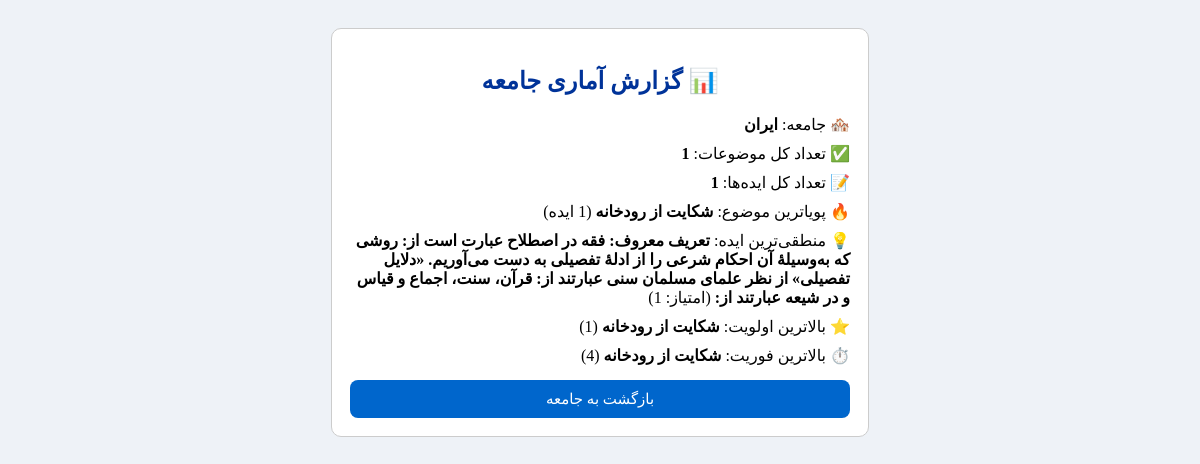
The page /community_stats.php?community_id=20 (signed in) on the database its author committed.
### tables this page shows
CREATE TABLE `communities` (
  `id` int(11) NOT NULL,
  `name` varchar(255) NOT NULL,
  `approach` text NOT NULL,
  `description` text DEFAULT NULL,
  `creator_id` int(11) NOT NULL,
  `members_count` int(11) DEFAULT 0,
  `created_at` timestamp NOT NULL DEFAULT current_timestamp()
);

CREATE TABLE `ideas` (
  `id` int(11) NOT NULL,
  `topic_id` int(11) NOT NULL,
  `user_id` int(11) NOT NULL,
  `content` text NOT NULL,
  `idea_rationality` int(11) DEFAULT 0,
  `created_at` timestamp NOT NULL DEFAULT current_timestamp()
);

CREATE TABLE `topics` (
  `id` int(11) NOT NULL,
  `title` varchar(255) NOT NULL,
  `description` text NOT NULL,
  `community_id` int(11) NOT NULL,
  `created_at` timestamp NOT NULL DEFAULT current_timestamp(),
  `priority` int(11) NOT NULL,
  `urgency` int(11) NOT NULL,
  `deadline` datetime DEFAULT NULL,
  `user_id` int(11) DEFAULT NULL,
  `reasonability` int(11) NOT NULL DEFAULT 0,
  `rationality` int(11) DEFAULT 0,
  `closed` tinyint(1) DEFAULT 0
);

### community_stats.php (the view, shortened to what this page needs)
<?php
include "db.php";
$community_id = isset($_GET['community_id']) ? (int)$_GET['community_id'] : 0;
$community = null;
if($community_id > 0){
    $cstmt = $conn->prepare("SELECT * FROM communities WHERE id=?");
    $cstmt->bind_param("i", $community_id);
    $cstmt->execute();
    $community = $cstmt->get_result()->fetch_assoc();
}
$topics_count_q = $conn->prepare("SELECT COUNT(*) AS total FROM topics WHERE community_id=?");
$topics_count_q->bind_param("i", $community_id);
$topics_count_q->execute();
$topics_count_res = $topics_count_q->get_result()->fetch_assoc();
$topics_count = (int)$topics_count_res['total'];
$ideas_count_q = $conn->prepare("SELECT COUNT(*) AS total FROM ideas i INNER JOIN topics t ON i.topic_id=t.id WHERE t.community_id=?");
$ideas_count_q->bind_param("i", $community_id);
$ideas_count_q->execute();
$ideas_count_res = $ideas_count_q->get_result()->fetch_assoc();
$ideas_count = (int)$ideas_count_res['total'];
$active_topic_q = $conn->prepare("
    SELECT t.title, COUNT(i.id) AS idea_count
    FROM topics t
    LEFT JOIN ideas i ON t.id = i.topic_id
    WHERE t.community_id=?
    GROUP BY t.id
    ORDER BY idea_count DESC
    LIMIT 1
");
$active_topic_q->bind_param("i", $community_id);
$active_topic_q->execute();
$active_topic = $active_topic_q->get_result()->fetch_assoc();
$top_idea_q = $conn->prepare("
    SELECT i.content, i.idea_rationality
    FROM ideas i
    INNER JOIN topics t ON i.topic_id = t.id
    WHERE t.community_id=?
    ORDER BY i.idea_rationality DESC
    LIMIT 1
");
$top_idea_q->bind_param("i", $community_id);
$top_idea_q->execute();
$top_idea = $top_idea_q->get_result()->fetch_assoc();
$top_priority_q = $conn->prepare("SELECT title, priority FROM topics WHERE community_id=? ORDER BY priority DESC LIMIT 1");
$top_priority_q->bind_param("i", $community_id);
$top_priority_q->execute();
$top_priority = $top_priority_q->get_result()->fetch_assoc();
$top_urgency_q = $conn->prepare("SELECT title, urgency FROM topics WHERE community_id=? ORDER BY urgency DESC LIMIT 1");
$top_urgency_q->bind_param("i", $community_id);
$top_urgency_q->execute();
$top_urgency = $top_urgency_q->get_result()->fetch_assoc();
?>
<!DOCTYPE html>
<html lang="fa" dir="rtl">
<head>
</head>
<body>
<div class="box">
    <h2>📊 گزارش آماری جامعه</h2>
    <?php if($community): ?>
    <p>🏘️ جامعه: <b><?= htmlspecialchars($community['name']) ?></b></p>
    <p>✅ تعداد کل موضوعات: <b><?= $topics_count ?></b></p>
    <p>📝 تعداد کل ایده‌ها: <b><?= $ideas_count ?></b></p>
    <?php if($active_topic): ?>
        <p>🔥 پویاترین موضوع: <b><?= htmlspecialchars($active_topic['title']) ?></b> (<?= $active_topic['idea_count'] ?> ایده)</p>
    <?php endif; ?>
    <?php if($top_idea): ?>
        <p>💡 منطقی‌ترین ایده: <b><?= htmlspecialchars($top_idea['content']) ?></b> (امتیاز: <?= $top_idea['idea_rationality'] ?>)</p>
    <?php endif; ?>
    <?php if($top_priority): ?>
        <p>⭐ بالاترین اولویت: <b><?= htmlspecialchars($top_priority['title']) ?></b> (<?= $top_priority['priority'] ?>)</p>
    <?php endif; ?>
    <?php if($top_urgency): ?>
        <p>⏱️ بالاترین فوریت: <b><?= htmlspecialchars($top_urgency['title']) ?></b> (<?= $top_urgency['urgency'] ?>)</p>
    <?php endif; ?>
    <a href="community.php?id=<?= $community_id ?>">بازگشت به جامعه</a>
    <?php else: ?>
    <p style="color:red">هیچ جامعه‌ای انتخاب نشده است.</p>
    <?php endif; ?>
</div>
</body>
</html>

### community_stats.php (style rules this page uses)
body { font-family: tahoma; background: #eef2f7; padding: 20px; }
.box { background: white; padding: 18px; border-radius: 10px; width: 500px; margin: auto; border: 1px solid #ccc; }
h2 { color: #003399; text-align:center }
p { font-size:16px; margin:10px 0 }
a { display:block;text-align:center;margin-top:15px;font-size:15px;text-decoration:none;color:#fff;background:#0066cc;padding:10px;border-radius:8px }

### rows shown on the page
communities: name "ایران"
ideas: content "تعریف معروف: فقه در اصطلاح عبارت است از: روشی که به‌وسیلهٔ آن احکام شرعی را از ادلهٔ تفصیلی به دست می‌آوریم. «دلایل تفصیلی» از نظر علمای مسلمان سنی عبارتند از: قرآن، سنت، اجماع و قیاس و در شیعه عبارتند از:", idea_rationality "1"
topics: title "شکایت از رودخانه", priority "1", urgency "4"

### other values the page prints
$topics_count "1"
$ideas_count "1"
$active_topic['title'] "شکایت از رودخانه"
